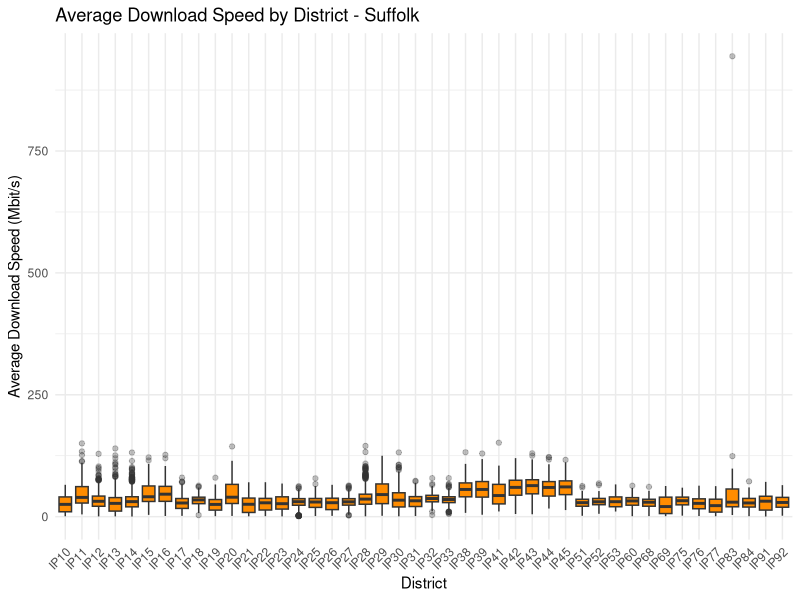
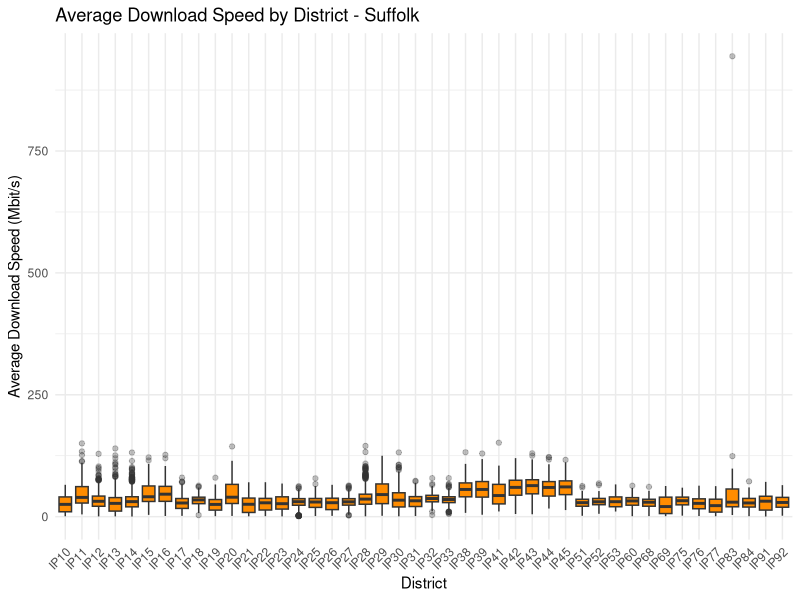

Reproduce these figures in R, in order.
# Load libraries
library(readr)
library(dplyr)
library(ggplot2)
library(stringr)

# Load the cleaned broadband data
broadband <- read_csv("Clean Data/broadband_clean.csv")

# Extract the district (same pattern as before)
broadband <- broadband %>%
  mutate(district = str_extract(postcode, "^[A-Z]{1,2}[0-9]{1,2}"))

# Filter to Suffolk only
suffolk_broadband <- broadband %>%
  filter(county == "SUFFOLK")

nrow(suffolk_broadband)

# Check district counts
district_counts <- suffolk_broadband %>%
  count(district) %>%
  arrange(desc(n))

print(district_counts)
nrow(district_counts)

# Keep only districts with enough postcodes
top_districts <- district_counts %>%
  filter(n >= 5) %>%
  pull(district)

suffolk_filtered <- suffolk_broadband %>%
  filter(district %in% top_districts)

length(unique(suffolk_filtered$district))
nrow(suffolk_filtered)

# Create the box plot
box_plot <- ggplot(suffolk_filtered, aes(x = district, y = avg_download)) +
  geom_boxplot(fill = "darkorange", outlier.alpha = 0.3) +
  labs(
    title = "Average Download Speed by District - Suffolk",
    x = "District",
    y = "Average Download Speed (Mbit/s)"
  ) +
  theme_minimal() +
  theme(axis.text.x = element_text(angle = 45, hjust = 1))

print(box_plot)

# Save the chart
ggsave("Charts (Visualizations)/broadband_boxplot_suffolk.png", box_plot, width = 10, height = 6, dpi = 300)
